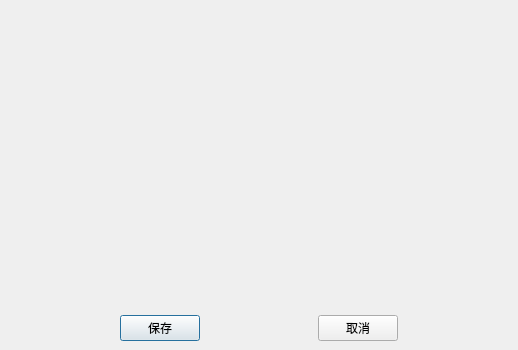
<?xml version="1.0" encoding="UTF-8"?>
<ui version="4.0">
 <class>DLViewGrabDlg</class>
 <widget class="QDialog" name="DLViewGrabDlg">
  <property name="geometry">
   <rect>
    <x>0</x>
    <y>0</y>
    <width>518</width>
    <height>349</height>
   </rect>
  </property>
  <property name="windowTitle">
   <string>Dialog</string>
  </property>
  <layout class="QVBoxLayout" name="verticalLayout">
   <property name="margin">
    <number>0</number>
   </property>
   <item>
    <widget class="QWidget" name="widget" native="true">
     <layout class="QVBoxLayout" name="verticalLayout_2" stretch="1,0">
      <item>
       <widget class="QLabel" name="lblPixmap">
        <property name="minimumSize">
         <size>
          <width>500</width>
          <height>300</height>
         </size>
        </property>
        <property name="maximumSize">
         <size>
          <width>500</width>
          <height>300</height>
         </size>
        </property>
        <property name="text">
         <string/>
        </property>
       </widget>
      </item>
      <item>
       <layout class="QHBoxLayout" name="horizontalLayout">
        <item>
         <spacer name="horizontalSpacer">
          <property name="orientation">
           <enum>Qt::Horizontal</enum>
          </property>
          <property name="sizeHint" stdset="0">
           <size>
            <width>40</width>
            <height>20</height>
           </size>
          </property>
         </spacer>
        </item>
        <item>
         <widget class="QPushButton" name="pushBtnSave">
          <property name="text">
           <string>保存</string>
          </property>
         </widget>
        </item>
        <item>
         <spacer name="horizontalSpacer_3">
          <property name="orientation">
           <enum>Qt::Horizontal</enum>
          </property>
          <property name="sizeHint" stdset="0">
           <size>
            <width>40</width>
            <height>20</height>
           </size>
          </property>
         </spacer>
        </item>
        <item>
         <widget class="QPushButton" name="pushBtnCancel">
          <property name="text">
           <string>取消</string>
          </property>
         </widget>
        </item>
        <item>
         <spacer name="horizontalSpacer_2">
          <property name="orientation">
           <enum>Qt::Horizontal</enum>
          </property>
          <property name="sizeHint" stdset="0">
           <size>
            <width>40</width>
            <height>20</height>
           </size>
          </property>
         </spacer>
        </item>
       </layout>
      </item>
     </layout>
    </widget>
   </item>
  </layout>
 </widget>
 <resources/>
 <connections/>
</ui>
